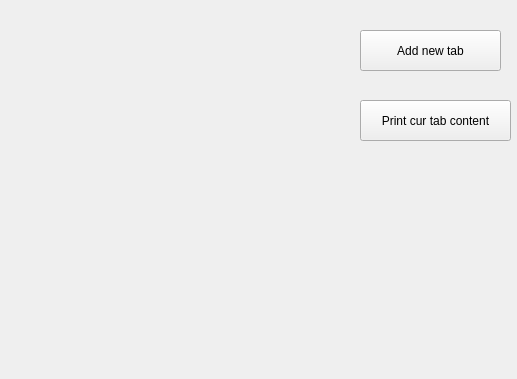
<?xml version="1.0" encoding="UTF-8"?>
<ui version="4.0">
 <class>MainWindow</class>
 <widget class="QMainWindow" name="MainWindow">
  <property name="geometry">
   <rect>
    <x>0</x>
    <y>0</y>
    <width>517</width>
    <height>379</height>
   </rect>
  </property>
  <property name="windowTitle">
   <string>MainWindow</string>
  </property>
  <widget class="QWidget" name="centralWidget">
   <widget class="QWidget" name="mywid">
    <property name="geometry">
     <rect>
      <x>50</x>
      <y>30</y>
      <width>281</width>
      <height>291</height>
     </rect>
    </property>
    <layout class="QVBoxLayout" name="myverlay">
     <property name="spacing">
      <number>0</number>
     </property>
     <property name="leftMargin">
      <number>0</number>
     </property>
     <property name="topMargin">
      <number>0</number>
     </property>
     <property name="rightMargin">
      <number>0</number>
     </property>
     <property name="bottomMargin">
      <number>0</number>
     </property>
    </layout>
   </widget>
   <widget class="QPushButton" name="mybutton">
    <property name="geometry">
     <rect>
      <x>360</x>
      <y>30</y>
      <width>141</width>
      <height>41</height>
     </rect>
    </property>
    <property name="text">
     <string>Add new tab</string>
    </property>
    <property name="checkable">
     <bool>false</bool>
    </property>
   </widget>
   <widget class="QPushButton" name="mybut2">
    <property name="geometry">
     <rect>
      <x>360</x>
      <y>100</y>
      <width>151</width>
      <height>41</height>
     </rect>
    </property>
    <property name="text">
     <string>Print cur tab content</string>
    </property>
    <property name="autoDefault">
     <bool>false</bool>
    </property>
    <property name="default">
     <bool>false</bool>
    </property>
    <property name="flat">
     <bool>false</bool>
    </property>
   </widget>
  </widget>
 </widget>
 <layoutdefault spacing="6" margin="11"/>
 <resources/>
 <connections/>
</ui>
